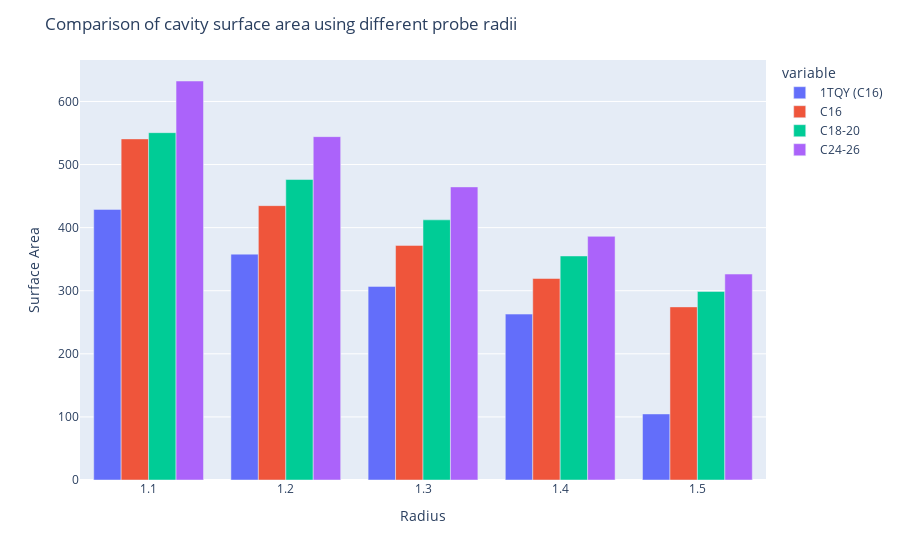

The cell this chart's notebook holds for it:
### Code cell
fig_area

### Figure 1 — Plotly figure (JSON) as saved in the notebook; plotly's stock layout.template omitted (floating-point values rounded to 4 significant figures)
{"data": [{"alignmentgroup": "True", "hovertemplate": "variable=1TQY (C16)<br>Radius=%{x}<br>value=%{y}<extra></extra>", "legendgroup": "1TQY (C16)", "marker": {"color": "#636efa", "pattern": {"shape": ""}}, "name": "1TQY (C16)", "offsetgroup": "1TQY (C16)", "orientation": "v", "showlegend": true, "textposition": "auto", "type": "bar", "x": [1.1, 1.2, 1.3, 1.4, 1.5], "xaxis": "x", "y": [428.9, 358.0, 306.9, 263.0, 104.7], "yaxis": "y"}, {"alignmentgroup": "True", "hovertemplate": "variable=C16<br>Radius=%{x}<br>value=%{y}<extra></extra>", "legendgroup": "C16", "marker": {"color": "#EF553B", "pattern": {"shape": ""}}, "name": "C16", "offsetgroup": "C16", "orientation": "v", "showlegend": true, "textposition": "auto", "type": "bar", "x": [1.1, 1.2, 1.3, 1.4, 1.5], "xaxis": "x", "y": [540.7, 434.9, 371.9, 319.4, 274.4], "yaxis": "y"}, {"alignmentgroup": "True", "hovertemplate": "variable=C18-20<br>Radius=%{x}<br>value=%{y}<extra></extra>", "legendgroup": "C18-20", "marker": {"color": "#00cc96", "pattern": {"shape": ""}}, "name": "C18-20", "offsetgroup": "C18-20", "orientation": "v", "showlegend": true, "textposition": "auto", "type": "bar", "x": [1.1, 1.2, 1.3, 1.4, 1.5], "xaxis": "x", "y": [550.6, 476.3, 412.4, 355.1, 298.9], "yaxis": "y"}, {"alignmentgroup": "True", "hovertemplate": "variable=C24-26<br>Radius=%{x}<br>value=%{y}<extra></extra>", "legendgroup": "C24-26", "marker": {"color": "#ab63fa", "pattern": {"shape": ""}}, "name": "C24-26", "offsetgroup": "C24-26", "orientation": "v", "showlegend": true, "textposition": "auto", "type": "bar", "x": [1.1, 1.2, 1.3, 1.4, 1.5], "xaxis": "x", "y": [632.5, 544.3, 464.6, 386.2, 326.5], "yaxis": "y"}], "layout": {"barmode": "group", "legend": {"title": {"text": "variable"}, "tracegroupgap": 0}, "margin": {"t": 60}, "title": {"text": "Comparison of cavity surface area using different probe radii"}, "xaxis": {"anchor": "y", "domain": [0, 1], "title": {"text": "Radius"}}, "yaxis": {"anchor": "x", "domain": [0, 1], "title": {"text": "Surface Area"}}}}
